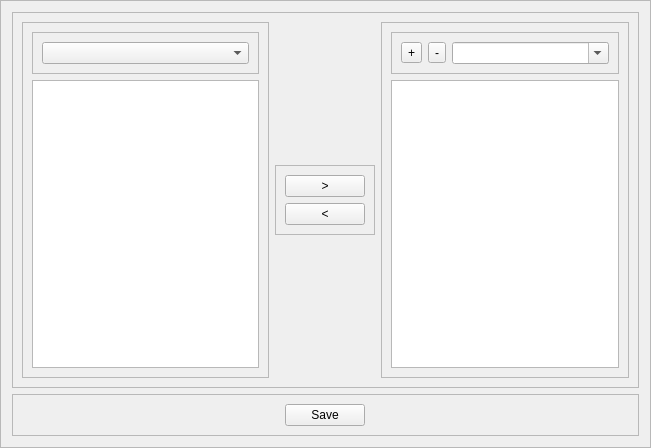
<?xml version="1.0" encoding="UTF-8"?>
<ui version="4.0">
 <class>CustomToolbarCreator</class>
 <widget class="QFrame" name="CustomToolbarCreator">
  <property name="geometry">
   <rect>
    <x>0</x>
    <y>0</y>
    <width>651</width>
    <height>448</height>
   </rect>
  </property>
  <property name="windowTitle">
   <string>Frame</string>
  </property>
  <property name="frameShape">
   <enum>QFrame::StyledPanel</enum>
  </property>
  <property name="frameShadow">
   <enum>QFrame::Raised</enum>
  </property>
  <layout class="QVBoxLayout" name="verticalLayout">
   <item>
    <widget class="QFrame" name="frame">
     <property name="frameShape">
      <enum>QFrame::StyledPanel</enum>
     </property>
     <property name="frameShadow">
      <enum>QFrame::Raised</enum>
     </property>
     <layout class="QHBoxLayout" name="horizontalLayout">
      <item>
       <widget class="QFrame" name="frame_2">
        <property name="frameShape">
         <enum>QFrame::StyledPanel</enum>
        </property>
        <property name="frameShadow">
         <enum>QFrame::Raised</enum>
        </property>
        <layout class="QVBoxLayout" name="verticalLayout_2">
         <item>
          <widget class="QFrame" name="frame_6">
           <property name="frameShape">
            <enum>QFrame::StyledPanel</enum>
           </property>
           <property name="frameShadow">
            <enum>QFrame::Raised</enum>
           </property>
           <layout class="QHBoxLayout" name="horizontalLayout_4">
            <item>
             <widget class="QComboBox" name="categories_combobox"/>
            </item>
           </layout>
          </widget>
         </item>
         <item>
          <widget class="ActionList" name="offered_actions"/>
         </item>
        </layout>
       </widget>
      </item>
      <item alignment="Qt::AlignHCenter|Qt::AlignVCenter">
       <widget class="QFrame" name="frame_5">
        <property name="sizePolicy">
         <sizepolicy hsizetype="Maximum" vsizetype="Maximum">
          <horstretch>0</horstretch>
          <verstretch>0</verstretch>
         </sizepolicy>
        </property>
        <property name="frameShape">
         <enum>QFrame::StyledPanel</enum>
        </property>
        <property name="frameShadow">
         <enum>QFrame::Raised</enum>
        </property>
        <layout class="QVBoxLayout" name="verticalLayout_4">
         <item>
          <widget class="QPushButton" name="add_button">
           <property name="sizePolicy">
            <sizepolicy hsizetype="Maximum" vsizetype="Fixed">
             <horstretch>0</horstretch>
             <verstretch>0</verstretch>
            </sizepolicy>
           </property>
           <property name="text">
            <string>&gt;</string>
           </property>
           <property name="iconSize">
            <size>
             <width>32</width>
             <height>32</height>
            </size>
           </property>
          </widget>
         </item>
         <item>
          <widget class="QPushButton" name="remove_button">
           <property name="sizePolicy">
            <sizepolicy hsizetype="Minimum" vsizetype="Fixed">
             <horstretch>0</horstretch>
             <verstretch>0</verstretch>
            </sizepolicy>
           </property>
           <property name="text">
            <string>&lt;</string>
           </property>
           <property name="iconSize">
            <size>
             <width>32</width>
             <height>32</height>
            </size>
           </property>
          </widget>
         </item>
        </layout>
       </widget>
      </item>
      <item>
       <widget class="QFrame" name="widget_list">
        <property name="frameShape">
         <enum>QFrame::StyledPanel</enum>
        </property>
        <property name="frameShadow">
         <enum>QFrame::Raised</enum>
        </property>
        <layout class="QVBoxLayout" name="verticalLayout_3">
         <item>
          <widget class="QFrame" name="frame_3">
           <property name="frameShape">
            <enum>QFrame::StyledPanel</enum>
           </property>
           <property name="frameShadow">
            <enum>QFrame::Raised</enum>
           </property>
           <layout class="QHBoxLayout" name="horizontalLayout_3">
            <item>
             <widget class="QToolButton" name="add_widget_button">
              <property name="text">
               <string>+</string>
              </property>
              <property name="autoRaise">
               <bool>false</bool>
              </property>
             </widget>
            </item>
            <item>
             <widget class="QToolButton" name="remove_widget_button">
              <property name="text">
               <string>-</string>
              </property>
             </widget>
            </item>
            <item>
             <widget class="QComboBox" name="combo">
              <property name="toolTip">
               <string>input a name and then press +</string>
              </property>
              <property name="editable">
               <bool>true</bool>
              </property>
             </widget>
            </item>
           </layout>
          </widget>
         </item>
         <item>
          <widget class="ActionList" name="chosen_actions"/>
         </item>
        </layout>
       </widget>
      </item>
     </layout>
    </widget>
   </item>
   <item>
    <widget class="QFrame" name="frame_4">
     <property name="frameShape">
      <enum>QFrame::StyledPanel</enum>
     </property>
     <property name="frameShadow">
      <enum>QFrame::Raised</enum>
     </property>
     <layout class="QHBoxLayout" name="horizontalLayout_2">
      <item>
       <widget class="QPushButton" name="save_button">
        <property name="sizePolicy">
         <sizepolicy hsizetype="Maximum" vsizetype="Fixed">
          <horstretch>0</horstretch>
          <verstretch>0</verstretch>
         </sizepolicy>
        </property>
        <property name="text">
         <string>Save</string>
        </property>
       </widget>
      </item>
     </layout>
    </widget>
   </item>
  </layout>
 </widget>
 <customwidgets>
  <customwidget>
   <class>ActionList</class>
   <extends>QListWidget</extends>
   <header>actionlist.h</header>
  </customwidget>
 </customwidgets>
 <resources/>
 <connections/>
</ui>
